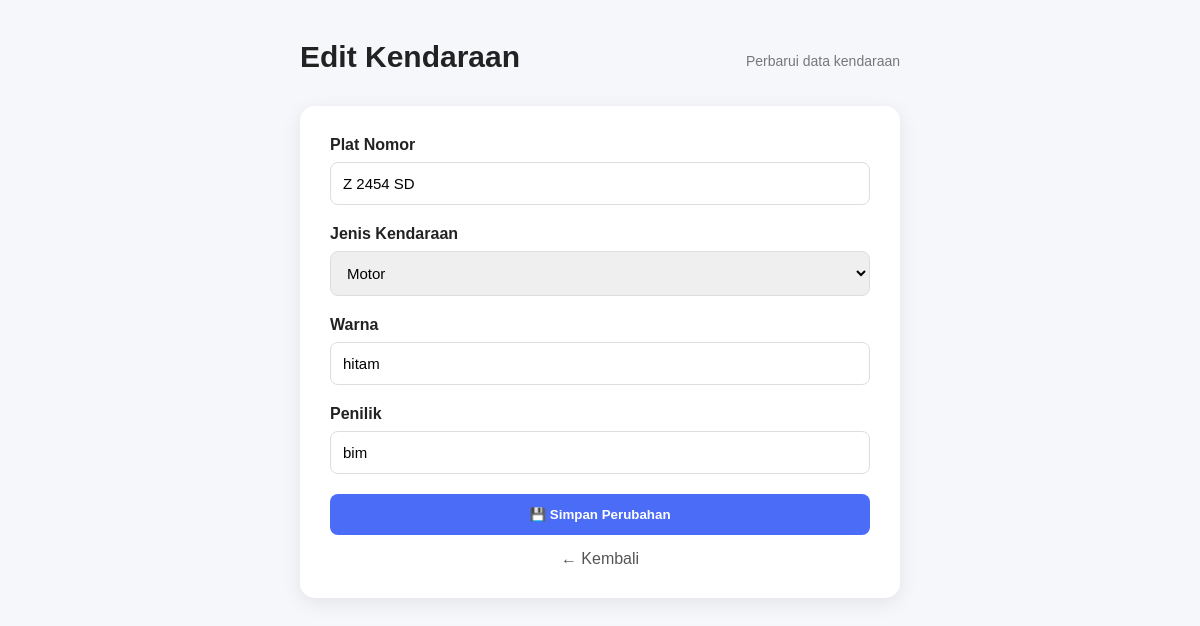
The page /view/edit_kendaraan.php?id=2023 (signed in) on the database its author committed.
### tables this page shows
CREATE TABLE `tb_kendaraan` (
  `id_kendaraan` int(11) NOT NULL,
  `plat_nomer` varchar(50) NOT NULL,
  `jenis_kendaraan` varchar(30) NOT NULL,
  `warna` varchar(30) NOT NULL,
  `penilik` varchar(50) NOT NULL
);

### view/edit_kendaraan.php (the view, shortened to what this page needs)
<?php
include_once __DIR__ . "/../model/m_koneksi.php";
$id = isset($_GET['id']) ? intval($_GET['id']) : 0;
$query = mysqli_query($conn,
    "SELECT * FROM tb_kendaraan
     WHERE id_kendaraan = $id"
);
$kendaraan = mysqli_fetch_assoc($query);
?>
<!DOCTYPE html>
<html lang="id">
<head>
    <link rel="stylesheet" href="../assets/kendaraan.css">
</head>
<body>
<div class="content">
    <div class="header">
        <h1>Edit Kendaraan</h1>
        <p>Perbarui data kendaraan</p>
    </div>
    <div class="form-container">
        <form action="../controller/c_data.php" method="POST">
            <div class="form-group">
                <label>Plat Nomor</label>
                <input
                    type="text"
                    name="plat_nomer"
                    value="<?= htmlspecialchars($kendaraan['plat_nomer']); ?>"
                    required
                >
            </div>
            <div class="form-group">
                <label>Jenis Kendaraan</label>
                <select name="jenis_kendaraan" required>
                    <option value="Motor"
                        <?= $kendaraan['jenis_kendaraan'] == 'Motor' ? 'selected' : ''; ?>>
                        Motor
                    </option>
                </select>
            </div>
            <div class="form-group">
                <label>Warna</label>
                <input
                    type="text"
                    name="warna"
                    value="<?= htmlspecialchars($kendaraan['warna']); ?>"
                    required
                >
            </div>
            <div class="form-group">
                <label>Penilik</label>
                <input
                    type="text"
                    name="penilik"
                    value="<?= htmlspecialchars($kendaraan['penilik']); ?>"
                    required
                >
            </div>
            <button
                type="submit"
                name="edit_kendaraan"
                class="btn-simpan">
                💾 Simpan Perubahan
            </button>
            <a href="kendaraan.php" class="btn-kembali">
                ← Kembali
            </a>
        </form>
    </div>
</div>
</body>
</html>

### assets/kendaraan.css (style rules this page uses)
* { margin: 0; padding: 0; box-sizing: border-box; }
body { font-family: Arial, sans-serif; background: #f5f7fb; color: #222; }
.content { margin-left: 240px; padding: 35px; min-height: 100vh; }
.header { display: flex; justify-content: space-between; align-items: center; margin-bottom: 30px; }
.header h1 { font-size: 30px; margin-bottom: 7px; }
.header p { color: #777; font-size: 14px; }

### view/edit_kendaraan.php (style rules this page uses)
.form-container { max-width: 600px; background: white; padding: 30px; margin: 30px auto; border-radius: 15px; box-shadow: 0 5px 20px rgba(0,0,0,.08); }
.form-group { margin-bottom: 20px; }
.form-group label { display: block; margin-bottom: 8px; font-weight: bold; }
.form-group input, .form-group select { width: 100%; padding: 12px; border: 1px solid #ddd; border-radius: 8px; font-size: 15px; box-sizing: border-box; }
.btn-simpan { width: 100%; padding: 13px; border: none; border-radius: 8px; background: #4a6cf7; color: white; font-weight: bold; cursor: pointer; }
.btn-kembali { display: block; text-align: center; margin-top: 15px; text-decoration: none; color: #555; }
.content { width: 100%; min-height: 100vh; padding: 40px 20px; margin: 0; box-sizing: border-box; }
.header { max-width: 600px; margin: 0 auto 25px auto; }
.form-container { width: 100%; max-width: 600px; background: white; padding: 30px; margin: 0 auto; border-radius: 15px; box-shadow: 0 5px 20px rgba(0,0,0,.08); box-sizing: border-box; }

### rows shown on the page
tb_kendaraan: plat_nomer "Z 2454 SD", warna "hitam", penilik "bim"
